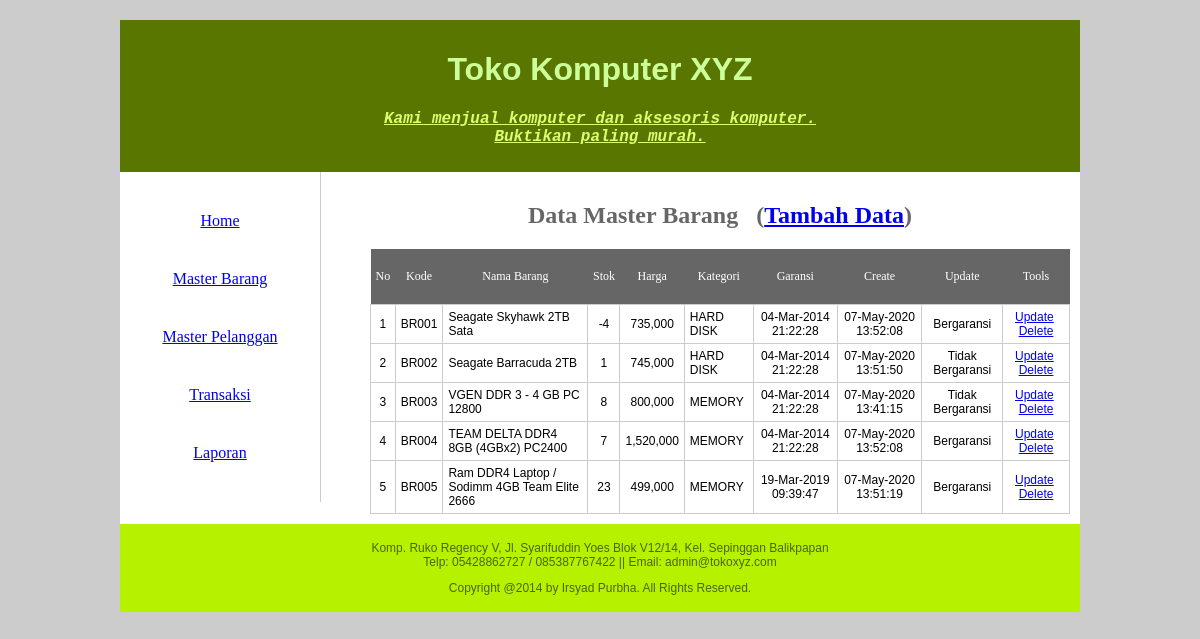
Page /Pertemuan6/index.php?page=master_barang on the committed database.
### tables this page shows
CREATE TABLE `barang` (
  `kdbrg` varchar(5) NOT NULL,
  `brg_nama` varchar(50) NOT NULL,
  `brg_harga` float NOT NULL,
  `brg_stok` int(11) NOT NULL,
  `brg_kategori` varchar(50) NOT NULL,
  `brg_garansi` int(11) NOT NULL,
  `brg_create` datetime NOT NULL,
  `brg_update` timestamp NULL DEFAULT NULL ON UPDATE current_timestamp(),
  PRIMARY KEY (`kdbrg`)
);

### Pertemuan6/barang/data_barang.php (called while the page is built, shortened)
<?php
	function ambil_barang($kode=NULL)
	{
		$konek = con();
		if ($kode != NULL) { $cari="WHERE kdbrg = '$kode'"; } else { $cari=""; }
		$query = mysqli_query($konek,"SELECT * FROM barang $cari ORDER BY kdbrg ASC");
		if (!$query) { echo mysqli_error($konek); } else { return $query; }
	}
?>

### Pertemuan6/fungsi.php (called while the page is built)
<?php
	function garansi($kode)
	{
		if ($kode == 1) { return "Bergaransi"; } else { return "Tidak Bergaransi"; }
	}
	function tanggal($tgl)
	{
		return date('d-M-Y H:i:s',strtotime($tgl));
	}
?>

### Pertemuan6/barang/view_barang.php (the view)
<h2>
	Data Master Barang &nbsp;
	(<a href='index.php?page=add_barang'>Tambah Data</a>)
</h2>
<table>
	<tr>
    	<th>No</th><th>Kode</th><th>Nama Barang</th><th>Stok</th><th>Harga</th>
        <th>Kategori</th><th>Garansi</th><th>Create</th><th>Update</th><th>Tools</th>
    </tr>
    <?php
		$no = 1;
		$data = ambil_barang();
		while($row = mysqli_fetch_array($data))
		{
			$kdbrg = $row['kdbrg'];
			echo "<tr>";
				echo "<td align='center'>".$no."</td>";
				echo "<td align='center'>".$kdbrg."</td>";
				echo "<td>".$row['brg_nama']."</td>";
				echo "<td align='center'>".$row['brg_stok']."</td>";
				echo "<td align='center'>".number_format($row['brg_harga'])."</td>";
				echo "<td>".$row['brg_kategori']."</td>";
				echo "<td align='center'>".tanggal($row['brg_create'])."</td>";
				echo "<td align='center'>".tanggal($row['brg_update'])."</td>";
				echo "<td align='center'>".garansi($row['brg_garansi'])."</td>";
				echo "<td align='center'>";
		?>
        <a href='index.php?page=update_barang'>Update</a>&nbsp;
        <a href='index.php?page=delete_barang'>Delete</a>
    <?php
        		echo "</td>";
			echo "</tr>";
			$no++;
		}
	?>
</table>

### Pertemuan6/css/table.css (style rules this page uses)
td { border: 1px solid #CCC; font-family: "Trebuchet MS", Arial, Helvetica, sans-serif; font-size: 12px; margin: 0px; padding: 5px; }
table { border-collapse: collapse; padding: 0px; width: 100%; margin: 0px; }
th { font-family: Impact; font-size: 12px; font-weight: normal; color: #FFF; background-color: #666; text-align: center; margin: 0px; padding-top: 20px; padding-right: 5px; padding-bottom: 20px; padding-left: 5px; }

### Pertemuan6/css/design.css (style rules this page uses)
h2 { font-family: "Comic Sans MS", cursive; color: #666; text-align: center; width: 100%; }
body { background-color: #CCC; margin: 0px; padding: 0px; }

### rows in the picture
barang: kdbrg "BR001", brg_nama "Seagate Skyhawk 2TB Sata", brg_stok "-4", brg_harga "735,000", brg_kategori "HARD DISK", brg_create "04-Mar-2014 21:22:28", brg_update "07-May-2020 13:52:08", brg_garansi "Bergaransi"
barang: kdbrg "BR002", brg_nama "Seagate Barracuda 2TB", brg_stok "1", brg_harga "745,000", brg_kategori "HARD DISK", brg_create "04-Mar-2014 21:22:28", brg_update "07-May-2020 13:51:50", brg_garansi "Tidak Bergaransi"
barang: kdbrg "BR003", brg_nama "VGEN DDR 3 - 4 GB PC 12800", brg_stok "8", brg_harga "800,000", brg_kategori "MEMORY", brg_create "04-Mar-2014 21:22:28", brg_update "07-May-2020 13:41:15", brg_garansi "Tidak Bergaransi"
barang: kdbrg "BR004", brg_nama "TEAM DELTA DDR4 8GB (4GBx2) PC2400", brg_stok "7", brg_harga "1,520,000", brg_kategori "MEMORY", brg_create "04-Mar-2014 21:22:28", brg_update "07-May-2020 13:52:08", brg_garansi "Bergaransi"
barang: kdbrg "BR005", brg_nama "Ram DDR4 Laptop / Sodimm 4GB Team Elite 2666", brg_stok "23", brg_harga "499,000", brg_kategori "MEMORY", brg_create "19-Mar-2019 09:39:47", brg_update "07-May-2020 13:51:19", brg_garansi "Bergaransi"
